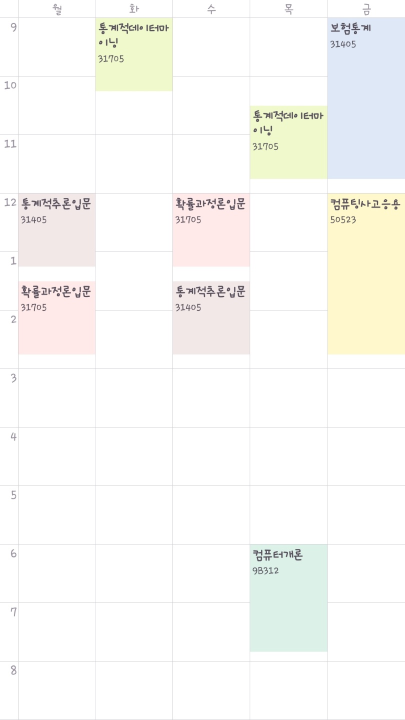
#> input picture everytime1.jpg, 810 x 1440 px (shown at 1/2 size)
$ python dayNullTime.py
#> lines starting #> are read from the running program, lines starting #| are printed output that depends on the picture
#> further down, img1 is the input picture: shape (1440, 810, 3); mean B, G, R 246.2, 249.3, 249.5
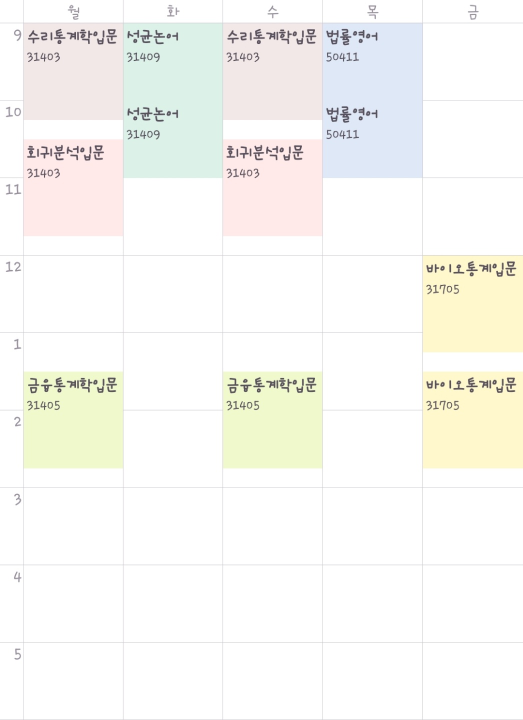
#> input picture everytime2.jpg, 1045 x 1440 px (shown at 1/2 size)
#> further down, img2 is the input picture: shape (1440, 1045, 3); mean B, G, R 243.8, 247.8, 248.1
import numpy
import cv2
import pytesseract
pytesseract.pytesseract.tesseract_cmd = 'C:/Program Files (x86)/Tesseract-OCR/tesseract'
import PIL

def divideEverytime(img):

    #열 자르기 index 생성

    dvdline = list(map(int,list(img[0,:,0]<=245)))
#> dvdline = 810 values, max 1 at index 36, min 0 at index 0, mean 0.00741

    nx = 0
    ax = [0]
    for i in range(len(dvdline)):
        if dvdline[i] == 1:
            ax.append(nx)
        nx += 1
#> after the loop, ax = [0, 36, 190, 345, 499, 500, 655]; nx = 810
    ax.append(img.shape[1])

    # 행 연속된 거 지우기
    dlt = 0
    for i in range((len(ax)-1)):
        if ax[i] > (ax[i+1]-5):
            ax[i] = 0
#> this loop made 7 passes
#> after the loop, ax = [0, 36, 190, 345, 0, 500, 655, 810]

    ax.sort()
    while ax[1]==0:
        ax.pop(0)
#> this loop made 1 pass
#> after the loop, ax = [0, 36, 190, 345, 500, 655, 810]

    #행 자르기 index 생성

    dvdline = list(map(int,list(img[:,0,0]<=245)))
#> dvdline = 1440 values, max 1 at index 35, min 0 at index 0, mean 0.00903

    ny = 0
    ay = [0]
    for i in range(len(dvdline)):
        if dvdline[i] == 1:
            ay.append(ny)
        ny += 1
#> after the loop, ay = [0, 35, 152, 269, 386, 503, 620, 737, 854, 971, 1088, 1205, 1322, 1439]; ny = 1440
    ay.append(img.shape[0])

    # 열 연속된 거 지우기
    dlt = 0
    for i in range((len(ay)-1)):
        if ay[i] > (ay[i+1]-5):
            ay[i] = 0
#> this loop made 14 passes
#> after the loop, ay = [0, 35, 152, 269, 386, 503, 620, 737, 854, 971, 1088, 1205, 1322, 0, 1440]

    ay.sort()
    while ay[1]==0:
        ay.pop(0)
#> after the loop, ay = [0, 35, 152, 269, 386, 503, 620, 737, 854, 971, 1088, 1205, 1322, 1440]

    # 자르기
    weekNullTime = [] #공강 5열 행렬

    for i in range(len(ax)-1):
        subImg = img[:,ax[i]:ax[i+1]]
        cv2.imwrite('dvdImg\subImg{0}.png'.format(i), subImg)
#> this loop made 6 passes

    time = list(range(8,24))

    for i in range(1,6):
        img = cv2.imread('dvdImg\subImg{0}.png'.format(i))

        dayNullTime = [] #공강 1열 행렬

        for j in range(len(ay)-1):
            subImg = img[ay[j]:ay[j+1],:]
            #subImg = cv2.cvtColor(subImg, cv2.COLOR_BGR2GRAY)

            nrow = round((subImg.shape[0]-1)/4)
            divide4 = [0,nrow,2*nrow,3*nrow,subImg.shape[0]]


            for k in range(len(divide4)-1):
                subsubImg = subImg[divide4[k]:divide4[k+1],]
                meanColor = subsubImg.mean()
                if meanColor >= 250:
                    dayNullTime.append(0)
                else:
                    dayNullTime.append(1)

            cv2.imwrite('dvdImg\\{0}\\{1}.png'.format(i,time[j]), subImg) #저장
#> this loop made 13 passes
#> (nrow, divide4) on passes 1 to 12: (8, [0, 8, 16, 24, 35]), (29, [0, 29, 58, 87, 117]), (29, [0, 29, 58, 87, 117]), (29, [0, 29, 58, 87, 117]), (29, [0, 29, 58, 87, 117]), (29, [0, 29, 58, 87, 117]), (29, [0, 29, 58, 87, 117]), (29, [0, 29, 58, 87, 117]), (29, [0, 29, 58, 87, 117]), (29, [0, 29, 58, 87, 117]), (29, [0, 29, 58, 87, 117]), (29, [0, 29, 58, 87, 117])
#> pass 2, in divideEverytime, `subImg = img[ay[j]:ay[j+1],:]`:
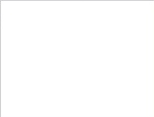
#> subImg: shape (117, 154, 3); mean B, G, R 254.3, 254.3, 254.3
#> after the loop, dayNullTime = 52 values, max 1 at index 16, min 0 at index 0, mean 0.192

        while len(dayNullTime)<64:
            dayNullTime.append(0)
#> this loop made 12 passes
#> after the loop, dayNullTime = 64 values, max 1 at index 16, min 0 at index 0, mean 0.156

        weekNullTime.append(dayNullTime)

    result = numpy.array(weekNullTime).transpose()
#> result = 64 rows, first 6: [0, 0, 0, 0, 0], [0, 0, 0, 0, 0], [0, 0, 0, 0, 0], [0, 0, 0, 0, 0], [0, 1, 0, 0, 1], [0, 1, 0, 0, 1]
    result = numpy.delete(result, [0,1,2,3], 0)
#> result = 60 rows, first 6: [0, 1, 0, 0, 1], [0, 1, 0, 0, 1], [0, 1, 0, 0, 1], [0, 1, 0, 0, 1], [0, 1, 0, 0, 1], [0, 0, 0, 0, 1]

    return(result)

img1 = cv2.imread('everytime1.jpg')
img2 = cv2.imread('everytime2.jpg')

im1 = divideEverytime(img1)
#> im1 has the same summary as result in divideEverytime
im2 = divideEverytime(img2)
#> in divideEverytime (call 2), `dvdline = list(map(int,list(img[0,:,0]<=245)))`: dvdline = 1045 values, max 1 at index 46, min 0 at index 0, mean 0.0067
#> after the loop in divideEverytime (call 2), `for i in range(len(dvdline)):`: ax = [0, 46, 47, 246, 445, 644, 645, 845]; nx = 1045
#> the loop in divideEverytime (call 2), `for i in range((len(ax)-1)):` made 8 passes
#> after the loop in divideEverytime (call 2), `for i in range((len(ax)-1)):`: ax = [0, 0, 47, 246, 445, 0, 645, 845, 1045]
#> the loop in divideEverytime (call 2), `while ax[1]==0:` made 2 passes
#> after the loop in divideEverytime (call 2), `while ax[1]==0:`: ax = [0, 47, 246, 445, 645, 845, 1045]
#> in divideEverytime (call 2), `dvdline = list(map(int,list(img[:,0,0]<=245)))`: dvdline = 1440 values, max 1 at index 45, min 0 at index 0, mean 0.0111
#> after the loop in divideEverytime (call 2), `for i in range(len(dvdline)):`: ay = [0, 45, 46, 200, 201, 355, 510, 665, 819, 820, 974, 975, 1129, 1130, 1284, 1285, 1439]; ny = 1440
#> the loop in divideEverytime (call 2), `for i in range((len(ay)-1)):` made 17 passes
#> after the loop in divideEverytime (call 2), `for i in range((len(ay)-1)):`: ay = [0, 0, 46, 0, 201, 355, 510, 665, 0, 820, 0, 975, 0, 1130, 0, 1285, 0, 1440]
#> the loop in divideEverytime (call 2), `while ay[1]==0:` made 7 passes
#> after the loop in divideEverytime (call 2), `while ay[1]==0:`: ay = [0, 46, 201, 355, 510, 665, 820, 975, 1130, 1285, 1440]
#> the loop in divideEverytime (call 2), `for i in range(len(ax)-1):` made 6 passes
#> pass 2, in divideEverytime (call 2), `subImg = img[:,ax[i]:ax[i+1]]`:
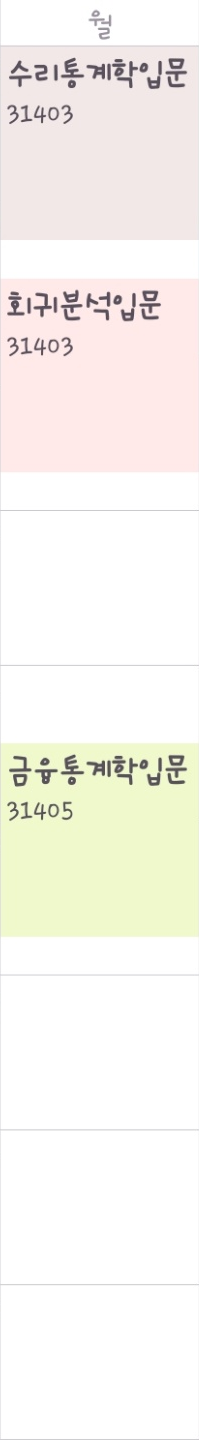
#> subImg: shape (1440, 199, 3); mean B, G, R 239, 244.7, 247.6
#> pass 3, in divideEverytime (call 2), `subImg = img[:,ax[i]:ax[i+1]]`:
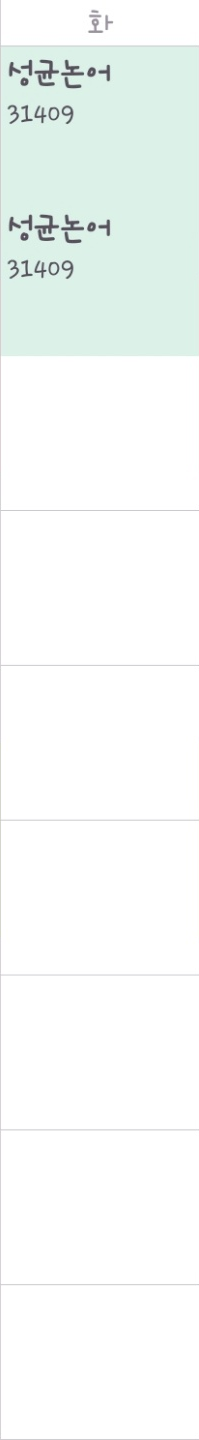
#> subImg: shape (1440, 199, 3); mean B, G, R 248.4, 250.1, 245.9
#> the loop in divideEverytime (call 2), `for j in range(len(ay)-1):` made 10 passes
#> (nrow, divide4) on passes 1 to 10: (11, [0, 11, 22, 33, 46]), (38, [0, 38, 76, 114, 155]), (38, [0, 38, 76, 114, 154]), (38, [0, 38, 76, 114, 155]), (38, [0, 38, 76, 114, 155]), (38, [0, 38, 76, 114, 155]), (38, [0, 38, 76, 114, 155]), (38, [0, 38, 76, 114, 155]), (38, [0, 38, 76, 114, 155]), (38, [0, 38, 76, 114, 155])
#> pass 1, in divideEverytime (call 2), `subImg = img[ay[j]:ay[j+1],:]`:
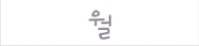
#> subImg: shape (46, 199, 3); mean B, G, R 251.9, 251.6, 251.9
#> pass 2, in divideEverytime (call 2), `subImg = img[ay[j]:ay[j+1],:]`:
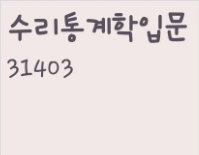
#> subImg: shape (155, 199, 3); mean B, G, R 222.4, 222.5, 232.3
#> pass 3, in divideEverytime (call 2), `subImg = img[ay[j]:ay[j+1],:]`:
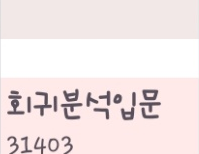
#> subImg: shape (154, 199, 3); mean B, G, R 229.9, 229.8, 241.9
#> after the loop in divideEverytime (call 2), `for j in range(len(ay)-1):`: dayNullTime = 40 values, max 1 at index 4, min 0 at index 0, mean 0.375
#> the loop in divideEverytime (call 2), `while len(dayNullTime)<64:` made 24 passes
#> after the loop in divideEverytime (call 2), `while len(dayNullTime)<64:`: dayNullTime = 64 values, max 1 at index 4, min 0 at index 0, mean 0.234
#> in divideEverytime (call 2), `result = numpy.array(weekNullTime).transpose()`: result = 64 rows, first 6: [0, 0, 0, 0, 0], [0, 0, 0, 0, 0], [0, 0, 0, 0, 0], [0, 0, 0, 0, 0], [1, 1, 1, 1, 0], [1, 1, 1, 1, 0]
#> in divideEverytime (call 2), `result = numpy.delete(result, [0,1,2,3], 0)`: result = 60 rows, first 6: [1, 1, 1, 1, 0], [1, 1, 1, 1, 0], [1, 1, 1, 1, 0], [1, 1, 1, 1, 0], [1, 1, 1, 1, 0], [0, 1, 0, 1, 0]
#> im2 has the same summary as result in divideEverytime

####

a = im1[:,2]
#> a = 60 values, max 1 at index 12, min 0 at index 0, mean 0.167

if a[0] == 0:
    strt = [0]
else:
    strt = []
end=[]

for i in range(len(a)-1):
    if a[i]!=0 and a[i+1]==0:
        strt.append(i+1)

    if a[i]==0 and a[i+1]!=0:
        end.append(i+1)
#> this loop made 59 passes
#> after the loop, end = [12, 18]; strt = [0, 17, 23]

if a[-1]==0:
    end.append(len(a))

hour = 9
minute = 0 #시작 시간 및 분: 9시 0분

sT = []
eT = [] #시간으로 변환

for i in range(len(strt)):
    sh = None
    sm = None
    sh = hour + strt[i]*15//60
    sm = minute + strt[i]*15%60
    sT.append('{0}시 {1}분'.format(sh,sm))
#> this loop made 3 passes
#> (sh, sm) on passes 1 to 3: (9, 0), (13, 15), (14, 45)
#> after the loop, sT = ['9시 0분', '13시 15분', '14시 45분']

for i in range(len(end)):
    eh = None
    em = None
    eh = hour + end[i]*15//60
    em = minute + end[i]*15%60
    eT.append('{0}시 {1}분'.format(eh,em))
#> this loop made 3 passes
#> (eh, em) on passes 1 to 3: (12, 0), (13, 30), (24, 0)
#> after the loop, eT = ['12시 0분', '13시 30분', '24시 0분']

for i in range(len(sT)):
    print("당신의 {0}번 째 공강시간은: {1} ~ {2}".format(i+1, sT[i], eT[i]))
#> this loop made 3 passes
#| 당신의 1번 째 공강시간은: 9시 0분 ~ 12시 0분
#| 당신의 2번 째 공강시간은: 13시 15분 ~ 13시 30분
#| 당신의 3번 째 공강시간은: 14시 45분 ~ 24시 0분
